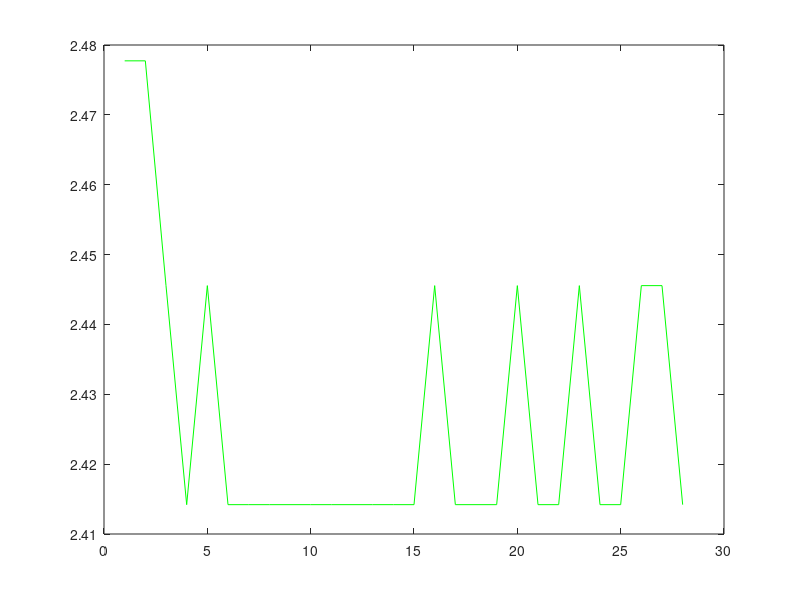
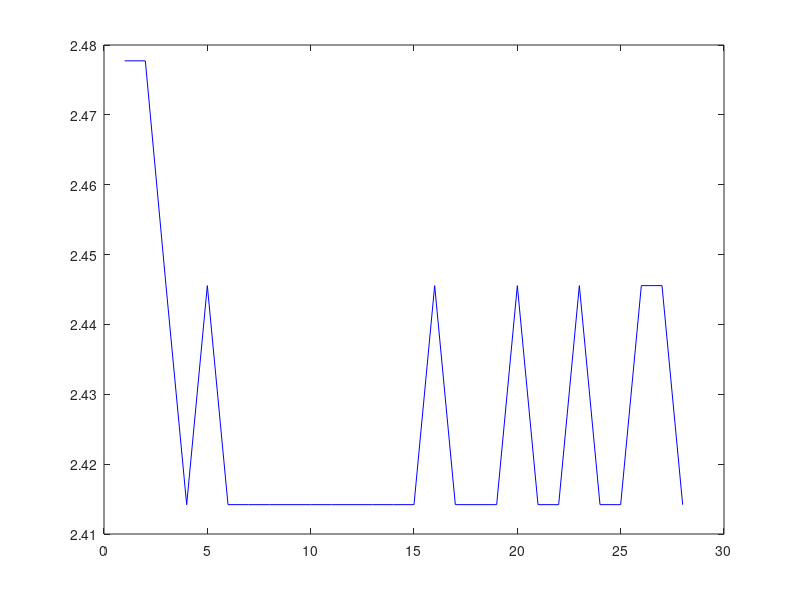

The MATLAB source for these figures, in order:
load('only_rubber.mat')
w_max = 2*pi./diff(max_t(:,2));
w_min = 2*pi./diff(min_t(:,2));

%plot(x1_max(1:28), w_max, 'b', x1_min(1:29), w_min, 'r')
% plot(w_max, '-* b')
% hold on
% plot(w_min, '-* r')

j = 1;
k = 1;
for i=1:2316
    if v(i) > 0 && v(i+1) < 0
        acc_max_t(j) = ( time(i) + time(i+1) )*0.5;
        j = j + 1;
    end
    if v(i) < 0 && v(i+1) > 0
        acc_min_t(k) = ( time(i) + time(i+1) )*0.5;
        k = k + 1;
    end
end

w_acc_max = 2*pi./diff(acc_max_t);

plot(w_acc_max, 'g')
figure(2) 
plot(w_max, 'b')
%plot(max_t(:,2), 'b')
%plot(min_t(:,2))